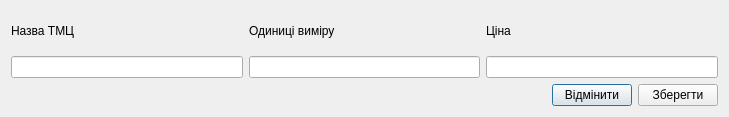
<?xml version="1.0" encoding="UTF-8"?>
<ui version="4.0">
 <class>add_goods</class>
 <widget class="QDialog" name="add_goods">
  <property name="geometry">
   <rect>
    <x>0</x>
    <y>0</y>
    <width>729</width>
    <height>117</height>
   </rect>
  </property>
  <property name="windowTitle">
   <string>Add goods</string>
  </property>
  <layout class="QHBoxLayout" name="horizontalLayout_3">
   <item>
    <layout class="QVBoxLayout" name="verticalLayout_4">
     <item>
      <layout class="QHBoxLayout" name="horizontalLayout">
       <item>
        <layout class="QVBoxLayout" name="verticalLayout">
         <item>
          <widget class="QLabel" name="goodsNameLabel">
           <property name="text">
            <string>Назва ТМЦ</string>
           </property>
          </widget>
         </item>
         <item>
          <widget class="QLineEdit" name="goodsNameLine"/>
         </item>
        </layout>
       </item>
       <item>
        <layout class="QVBoxLayout" name="verticalLayout_2">
         <item>
          <widget class="QLabel" name="goodsUnitsLabel">
           <property name="text">
            <string>Одиниці виміру</string>
           </property>
          </widget>
         </item>
         <item>
          <widget class="QLineEdit" name="goodsUnitsLine"/>
         </item>
        </layout>
       </item>
       <item>
        <layout class="QVBoxLayout" name="verticalLayout_3">
         <item>
          <widget class="QLabel" name="goodsPriceLabel">
           <property name="text">
            <string>Ціна</string>
           </property>
          </widget>
         </item>
         <item>
          <widget class="QLineEdit" name="goodsPriceLine"/>
         </item>
        </layout>
       </item>
      </layout>
     </item>
     <item>
      <layout class="QHBoxLayout" name="horizontalLayout_2">
       <item>
        <spacer name="horizontalSpacer">
         <property name="orientation">
          <enum>Qt::Horizontal</enum>
         </property>
         <property name="sizeHint" stdset="0">
          <size>
           <width>40</width>
           <height>20</height>
          </size>
         </property>
        </spacer>
       </item>
       <item>
        <widget class="QPushButton" name="cancel">
         <property name="text">
          <string>Відмінити</string>
         </property>
        </widget>
       </item>
       <item>
        <widget class="QPushButton" name="save">
         <property name="text">
          <string>Зберегти</string>
         </property>
        </widget>
       </item>
      </layout>
     </item>
    </layout>
   </item>
  </layout>
 </widget>
 <resources/>
 <connections/>
</ui>
